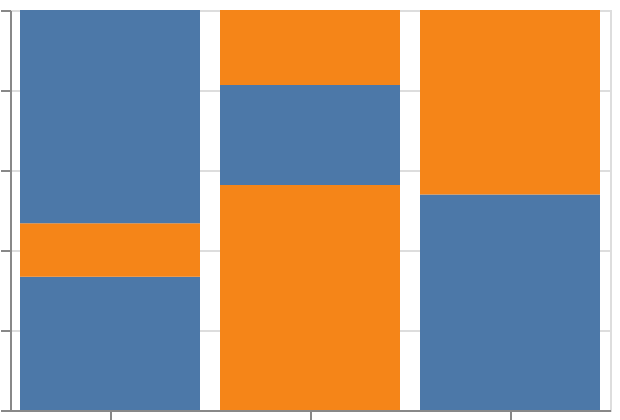

Vega-Lite specification for this chart:
### Vega-Lite specification from a JSON file in a GitHub repository (floating-point values rounded to 4 significant figures)
{"$schema": "https://vega.github.io/schema/vega-lite/v6.json", "padding": 5, "autosize": "none", "width": 300, "height": 200, "data": {"name": "table", "values": [{"c": "A", "g": "p", "x": 1, "y": 2, "v": 5, "t": "2024-01-15", "o": {"v": 3}, "IMDB Rating": 6.1, "d": "x1"}, {"c": "B", "g": "q", "x": 2, "y": 4, "v": 9, "t": "2024-02-20", "o": {"v": 7}, "IMDB Rating": 7.4, "d": "x2"}, {"c": "A", "g": "q", "x": 3, "y": 3, "v": 2, "t": "2024-03-05", "o": {"v": 1}, "IMDB Rating": 5.2, "d": "x1"}, {"c": "C", "g": "p", "x": 4, "y": 6, "v": 7, "t": "2024-05-30", "o": {"v": 4}, "IMDB Rating": 8.8, "d": "x3"}, {"c": "B", "g": "p", "x": 5, "y": 5, "v": 4, "t": "2024-07-11", "o": {"v": 9}, "IMDB Rating": 6.9, "d": "x2"}, {"c": "C", "g": "q", "x": 6, "y": 8, "v": 6, "t": "2024-09-02", "o": {"v": 2}, "IMDB Rating": 7.7, "d": "x3"}, {"c": "A", "g": "p", "x": 7, "y": 7, "v": 8, "t": "2024-11-25", "o": {"v": 5}, "IMDB Rating": 4.4, "d": "x1"}, {"c": "B", "g": "q", "x": 8, "y": 9, "v": 3, "t": "2024-12-31", "o": {"v": 8}, "IMDB Rating": 9.1, "d": "x2"}]}, "transform": [{"stack": "v", "groupby": ["c"], "offset": "normalize"}], "mark": "bar", "encoding": {"x": {"field": "c", "type": "nominal"}, "y": {"field": "v_start", "type": "quantitative"}, "y2": {"field": "v_end"}, "color": {"field": "g", "type": "nominal"}}}
